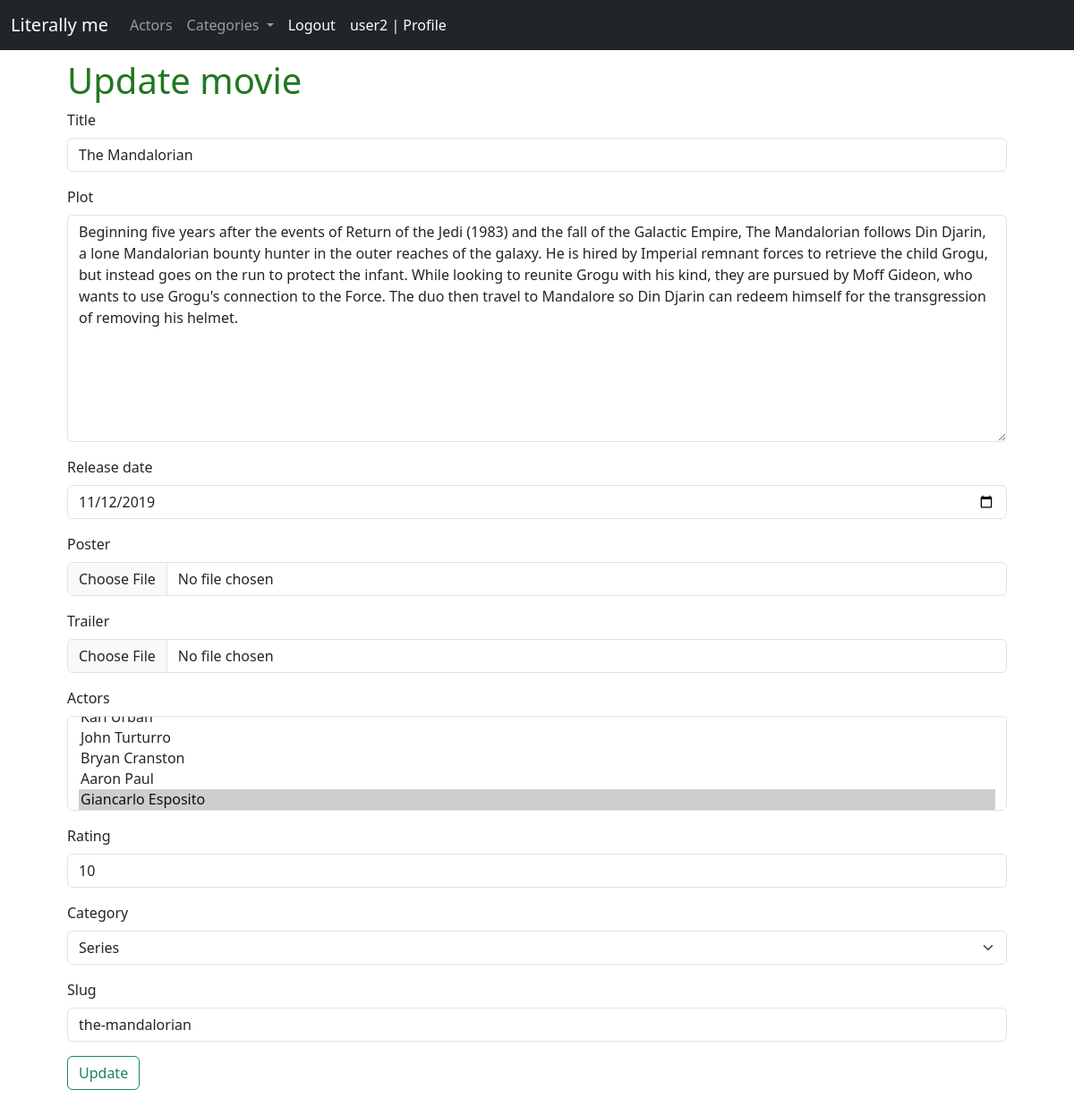
The page /movie/the-mandalorian/update/ (signed in) on the database its author committed.
### mainapp/models.py (models this page shows, shortened)
class Movie(models.Model):
    title = models.CharField(max_length=100)
    plot = models.TextField(blank=True)
    release_date = models.DateField(default=datetime.date.today, null=True)
    poster = models.ImageField(upload_to='movie_posters')
    trailer = models.FileField(upload_to='movie_trailers', blank=True)
    create_time = models.DateTimeField(auto_now_add=True)
    actors = models.ManyToManyField(Actor, related_name='movies') # related_name is for finding each actors movies (actor.movies)
    category = models.ForeignKey(Category, on_delete=models.PROTECT, related_name='movies')
    rating = models.IntegerField(default=1, blank=True)
    slug = models.SlugField(max_length=255, unique=True, db_index=True)
    class Meta:
        verbose_name = 'Movies (literally me)'
        verbose_name_plural = 'Movies (literally me)'

### mainapp/views.py (the view, shortened to what this page needs)
# urls.py: path('movie/<slug:movie_slug>/update/', UpdateMovieView.as_view(), name='update_movie'),
class UpdateMovieView(LoginRequiredMixin, DataMixin, UpdateView):
    model = Movie
    form_class = MovieForm
    template_name = 'mainapp/movie/update_movie.html'
    login_url = reverse_lazy('home')
    slug_url_kwarg = 'movie_slug'
    def get_context_data(self, **kwargs):
        context = super().get_context_data(**kwargs)
        mixin_context = self.get_user_context(title='Update movie')
        return dict(list(context.items()) + list(mixin_context.items()))

### mainapp/forms.py (shortened to what this page needs)
class MovieForm(forms.ModelForm):
    def __init__(self, *args, **kwargs):
        super().__init__(*args, **kwargs)
        self.fields['category'].empty_label = 'Choose category'
    class Meta:
        model = Movie
        fields = ['title', 'plot', 'release_date', 'poster', 'trailer', 'actors', 'rating', 'category', 'slug']
        widgets = {
            'title': forms.TextInput(attrs=title_attrs),
            'plot': forms.Textarea(attrs=plot_attrs),
            'release_date': forms.DateInput(attrs=release_date_attrs),
            'trailer': forms.FileInput(attrs=file_attrs),
            'poster': forms.FileInput(attrs=file_attrs),
            'slug': forms.TextInput(attrs=slug_attrs),
            'actors': forms.SelectMultiple(attrs=select_attrs),
            'rating': forms.NumberInput(attrs=rating_attrs),
            'category': forms.Select(attrs=select_attrs)
        }

### mainapp/models.py (called while the page is built)
    def __str__(self):
        return self.name

    def __str__(self):
        return self.name

    def get_absolute_url(self):
        return reverse('category', kwargs={'category_slug': self.slug})

### mainapp/utils.py (called while the page is built)
    @classmethod
    def get_categories(cls):
        return Category.objects.annotate(movies_count=Count('movies'))  # creating new column called movies_count

    def get_user_context(self, **kwargs):
        categories = self.get_categories()
        context = kwargs
        context['categories'] = categories
        return context

### mainapp/templates/mainapp/movie/update_movie.html (shortened to what this page needs)
{% extends 'mainapp/base.html' %}
{% block content %}
    <h1 class="movie-bold">{{ title }}</h1>
    <form method="post" enctype="multipart/form-data">
            {% for f in form %}
            <div class="mb-3">
                <label for="{{ f.id_for_label }}" class="form-label">{{ f.label }}</label>
                {{ f }}
            </div>
            {% endfor %}
        <button type="submit" class="btn btn-outline-success">Update</button>
    </form>
{% endblock %}

### mainapp/templates/mainapp/base.html (shortened to what this page needs)
{% load static %}
<html lang="en">
    <head>
        <link href="https://cdn.jsdelivr.net/npm/bootstrap@5.3.1/dist/css/bootstrap.min.css" rel="stylesheet">
        <link rel="stylesheet" href="{% static 'mainapp/css/style.css' %}">
    </head>
    <body>
        <header>
            <nav class="navbar navbar-expand-lg navbar-dark bg-dark">
                <div class="container-fluid">
                        <div class="collapse navbar-collapse" id="navbarTogglerDemo01">
                            <a class="navbar-brand" href="{% url 'home' %}">Literally me</a>
                            <ul class="navbar-nav me-auto mb-2 mb-lg-0">
                                <li class="nav-item">
                                    <a class="nav-link" aria-current="page" href="{% url 'actors' %}">Actors</a>
                                </li>
                                {% if categories %}
                                    <li class="nav-item dropdown">
                                    <a class="nav-link dropdown-toggle" href="#" role="button" data-bs-toggle="dropdown" aria-expanded="false">
                                        Categories
                                    </a>
                                {% endif %}
                                </li>
                                {% if request.user.is_authenticated %}
                                    <li class="nav-item">
                                        <a class="nav-link active" aria-current="page" href="{% url 'logout' %}">Logout</a>
                                    </li>
                                    <li class="nav-item">
                                        <a class="nav-link active" aria-current="page" href="{% url 'profile_page' request.user.username %}">{{ request.user.username }} | Profile</a>
                                    </li>
                                {% endif %}
                            </ul>
                    </div>
                </div>
            </nav>
        </header>
        <main>
            <div class="main-div position-relative">
                <div class="content position-absolute">
                    {% block content %}
                    {% endblock %}
                </div>
            </div>
        </main>
    </body>
</html>

### mainapp/static/mainapp/css/style.css (style rules this page uses)
.content { left: 20%; top: 70%; border-radius: 10px; width: 60%; background-color: white; margin: 0 auto; padding: 15px; padding-top: 10px; }
.movie-bold { color: rgb(32, 119, 32); }
@media (max-width: 1200px) { .content { top: 125%; left: 5%; width: 90%; } }

### rows shown on the page
Movie: form "The Mandalorian" "Beginning five years after the events of Return of the Jedi (1983) and the fall of the Galactic Empire, The Mandalorian follows Din Djarin, a lone Mandalorian bounty hunter in the outer reaches of the galaxy. He is hired by Imperial remnant forces to retrieve the child Grogu, but instead goes on the run to protect the infant. While looking to reunite Grogu with his kind, they are pursued by Moff Gideon, who wants to use Grogu's connection to the Force. The duo then travel to Mandalore so Din Djarin can redeem himself for the transgression of removing his helmet." "11/12/2019" "10" "Series" "the-mandalorian"

### other values the page prints
{{ request.user.username }} "user2"
{{ title }} "Update movie"
{{ f.label }} "Title" "Plot" "Release date" "Poster" "Trailer" "Actors" "Rating" "Category" "Slug"
